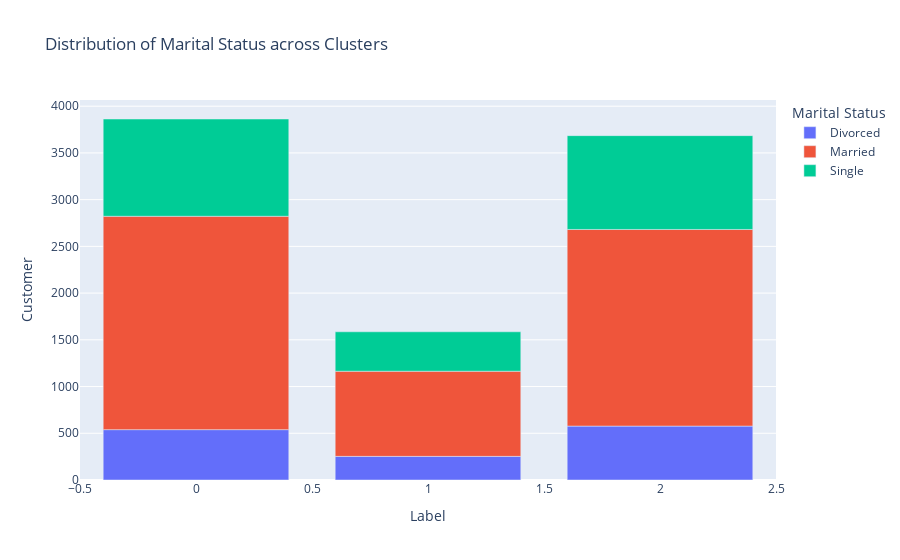

Notebook code cell kept with this figure:
### Code cell
col = 'Marital Status'

df['Customer'] = np.arange(len(df))
temp = df.pivot_table(values="Customer", index=["Label", col], aggfunc="count")
temp.reset_index(inplace=True)
fig = px.bar(temp, x="Label", y="Customer", color=col, title="Distribution of "+col+" across Clusters")
fig.show()

### Figure 1 — Plotly figure (JSON) as saved in the notebook; plotly's stock layout.template omitted (floating-point values rounded to 4 significant figures)
{"data": [{"alignmentgroup": "True", "hovertemplate": "Marital Status=Divorced<br>Label=%{x}<br>Customer=%{y}<extra></extra>", "legendgroup": "Divorced", "marker": {"color": "#636efa", "pattern": {"shape": ""}}, "name": "Divorced", "offsetgroup": "Divorced", "orientation": "v", "showlegend": true, "textposition": "auto", "type": "bar", "x": [0, 1, 2], "xaxis": "x", "y": [539, 253, 577], "yaxis": "y"}, {"alignmentgroup": "True", "hovertemplate": "Marital Status=Married<br>Label=%{x}<br>Customer=%{y}<extra></extra>", "legendgroup": "Married", "marker": {"color": "#EF553B", "pattern": {"shape": ""}}, "name": "Married", "offsetgroup": "Married", "orientation": "v", "showlegend": true, "textposition": "auto", "type": "bar", "x": [0, 1, 2], "xaxis": "x", "y": [2283, 911, 2104], "yaxis": "y"}, {"alignmentgroup": "True", "hovertemplate": "Marital Status=Single<br>Label=%{x}<br>Customer=%{y}<extra></extra>", "legendgroup": "Single", "marker": {"color": "#00cc96", "pattern": {"shape": ""}}, "name": "Single", "offsetgroup": "Single", "orientation": "v", "showlegend": true, "textposition": "auto", "type": "bar", "x": [0, 1, 2], "xaxis": "x", "y": [1041, 422, 1004], "yaxis": "y"}], "layout": {"barmode": "relative", "legend": {"title": {"text": "Marital Status"}, "tracegroupgap": 0}, "title": {"text": "Distribution of Marital Status across Clusters"}, "xaxis": {"anchor": "y", "domain": [0, 1], "title": {"text": "Label"}}, "yaxis": {"anchor": "x", "domain": [0, 1], "title": {"text": "Customer"}}}}
